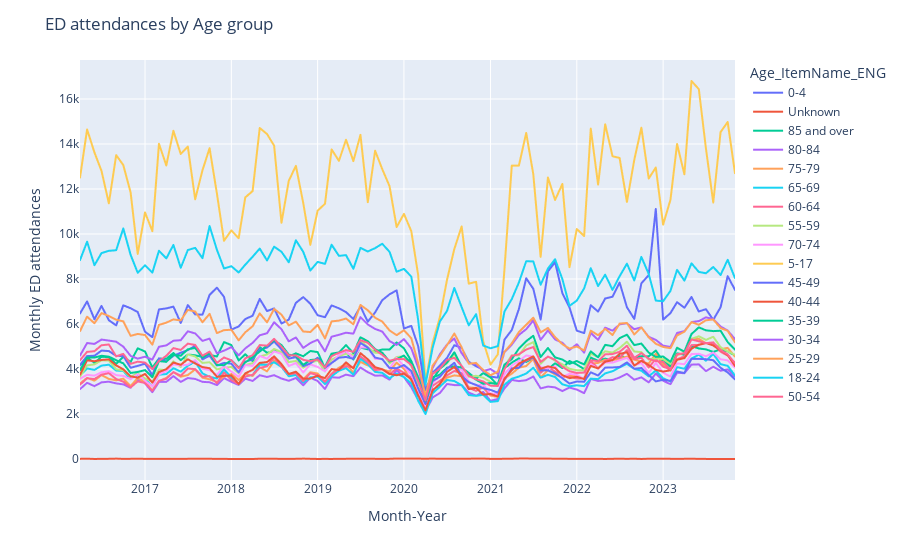

Notebook code cell kept with this figure:
### Markdown cell above
### **4.4 Time series aggregated by Age group**

- The plots show that highest volumes of ED attendances recorded are for younger patients: the highest line plot is for those between age 5-17, followed by those between 18-24

### Code cell
## aggregate the data by year and age group
ED_wales_data_cln_Age = ED_wales_data_cln.groupby(['Date_ItemName_ENG','Age_ItemName_ENG'])['Data'].sum().reset_index()

## create the interactive time plot
fig = px.line(
    ED_wales_data_cln_Age.sort_values(by='Date_ItemName_ENG'),
    x='Date_ItemName_ENG', 
    y='Data',
    color= 'Age_ItemName_ENG')
fig.update_layout(
    title="ED attendances by Age group", 
    xaxis_title="Month-Year", 
    yaxis_title="Monthly ED attendances")
fig.show()

## create the static plot
sns.lineplot(
    x="Date_ItemName_ENG", 
    y="Data", 
    hue = "Age_ItemName_ENG",
    data=ED_wales_data_cln_Age).set(
        title="ED attendances by Age group", 
        xlabel="Month-Year", 
        ylabel="Monthly ED attendances")

plt.legend(bbox_to_anchor=(1.05, 1), loc="upper left")
plt.show()
